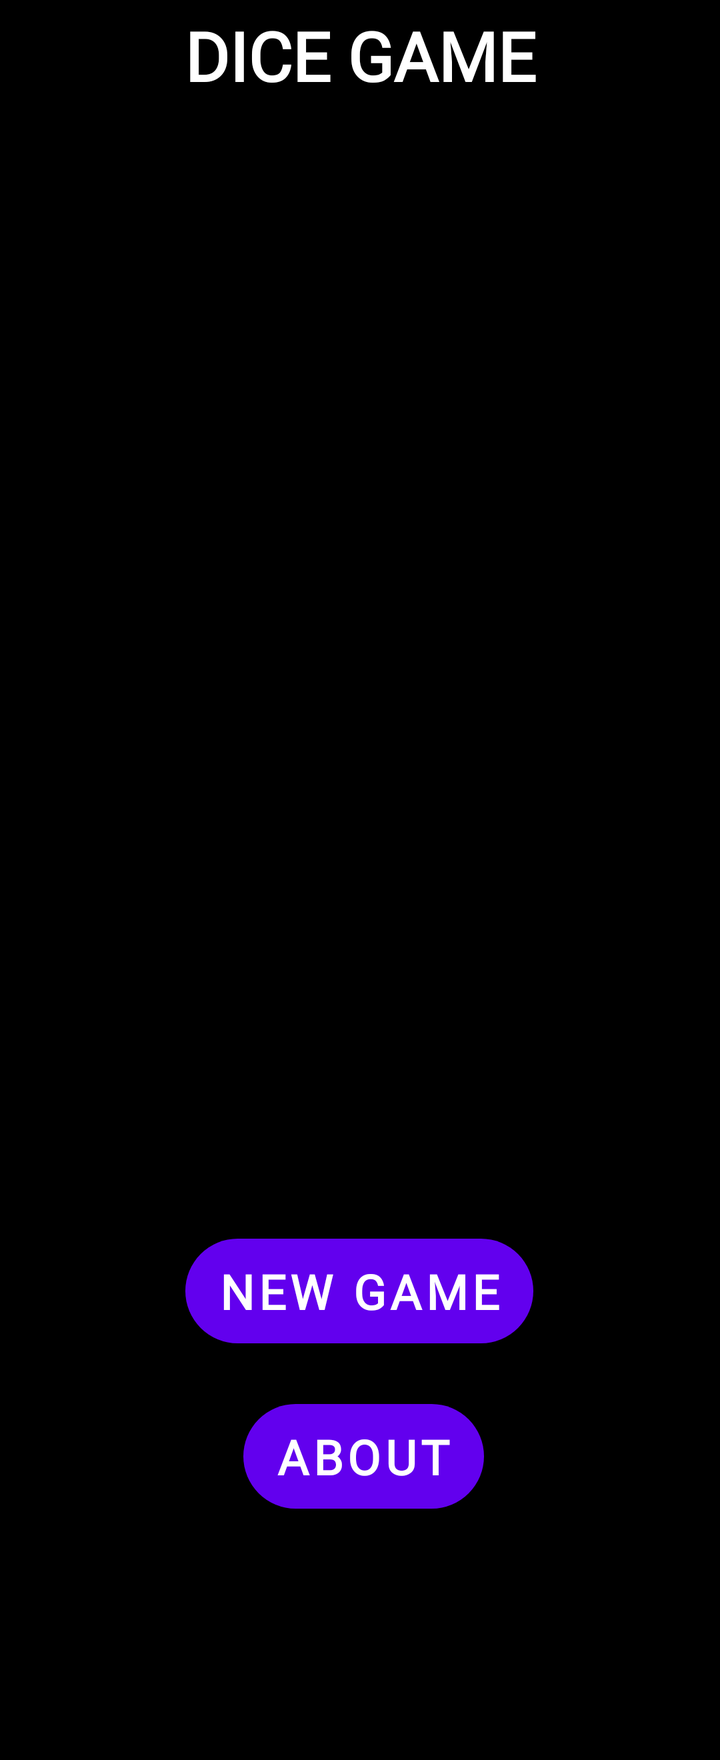
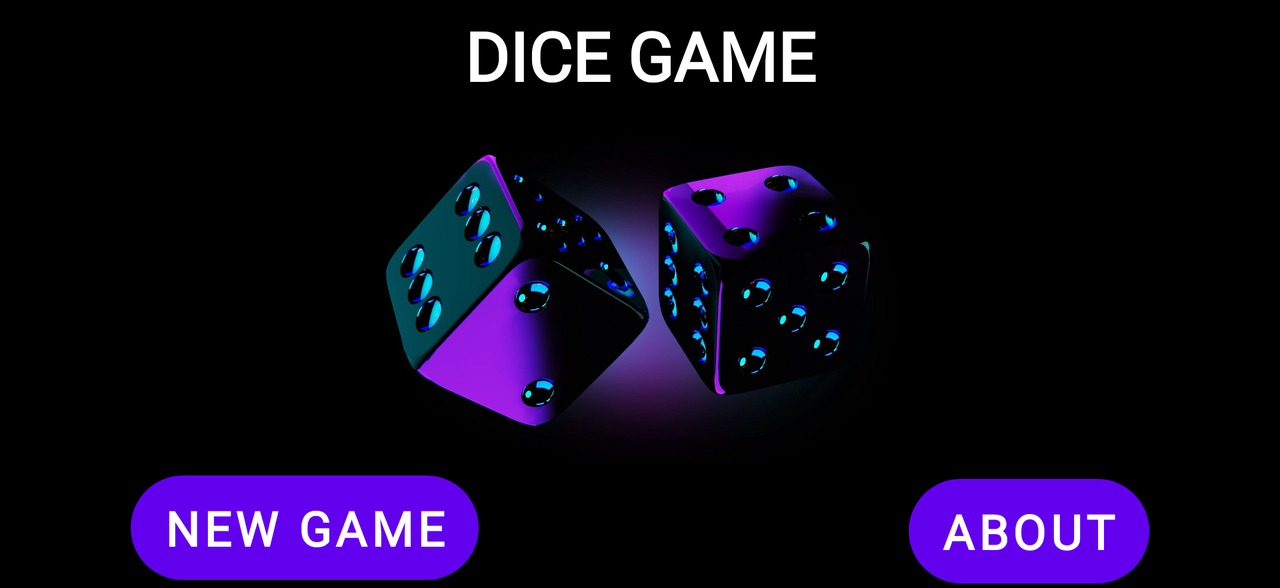

One screen, two layout resources from the same app: the default and the repository's alternative for another configuration. Each is rendered where Android would select it; the XML of both is given below.
<!-- AndroidManifest.xml: application theme Theme.Mobile_course_work -->
<!-- res/layout/activity_main.xml -->
<?xml version="1.0" encoding="utf-8"?>
<ScrollView xmlns:android="http://schemas.android.com/apk/res/android"
    xmlns:app="http://schemas.android.com/apk/res-auto"
    xmlns:tools="http://schemas.android.com/tools"
    android:layout_width="match_parent"
    android:layout_height="wrap_content"
    android:foregroundTint="#009688"
    tools:context=".MainActivity"
    tools:layout_editor_absoluteX="0dp"
    tools:layout_editor_absoluteY="-19dp">

<androidx.constraintlayout.widget.ConstraintLayout
    android:layout_width="match_parent"
    android:layout_height="wrap_content"
    android:background="@color/black">

    <ImageView
        android:id="@+id/imageView"
        android:layout_width="412dp"
        android:layout_height="557dp"
        app:layout_constraintBottom_toBottomOf="parent"
        app:layout_constraintEnd_toEndOf="parent"
        app:layout_constraintStart_toStartOf="parent"
        app:layout_constraintTop_toTopOf="parent"
        app:layout_constraintVertical_bias="0.193"
        app:srcCompat="@drawable/peakpx" />

    <TextView
        android:id="@+id/textView"
        android:layout_width="wrap_content"
        android:layout_height="wrap_content"
        android:layout_marginStart="20dp"
        android:layout_marginTop="5dp"
        android:layout_marginEnd="20dp"
        android:layout_marginBottom="12dp"
        android:fontFamily="@font/spicy_rice"
        android:text="@string/dice_head"
        android:textAllCaps="true"
        android:textColor="#FFFFFF"
        android:textSize="34sp"
        android:textStyle="bold"
        app:layout_constraintBottom_toTopOf="@+id/imageView"
        app:layout_constraintEnd_toEndOf="parent"
        app:layout_constraintStart_toStartOf="parent"
        app:layout_constraintTop_toTopOf="parent"
        app:layout_constraintVertical_bias="0.0" />

    <Button
        android:id="@+id/newgame"
        android:layout_width="wrap_content"
        android:layout_height="wrap_content"
        android:layout_marginStart="20dp"
        android:layout_marginEnd="20dp"
        android:layout_marginBottom="5dp"
        android:fontFamily="@font/spicy_rice"
        android:text="@string/new_game"
        android:textSize="24sp"
        android:textStyle="bold"
        android:background="@drawable/rounded_button"
        app:layout_constraintBottom_toBottomOf="parent"
        app:layout_constraintEnd_toEndOf="parent"
        app:layout_constraintHorizontal_bias="0.498"
        app:layout_constraintStart_toStartOf="parent"
        app:layout_constraintTop_toBottomOf="@+id/imageView"
        app:layout_constraintVertical_bias="0.0" />

    <Button
        android:id="@+id/about"
        android:layout_width="wrap_content"
        android:layout_height="wrap_content"
        android:layout_marginStart="158dp"
        android:layout_marginTop="5dp"
        android:layout_marginEnd="159dp"
        android:layout_marginBottom="50dp"
        android:fontFamily="@font/spicy_rice"
        android:text="@string/about"
        android:textAllCaps="true"
        android:textSize="24sp"
        android:textStyle="bold"
        android:background="@drawable/rounded_button"
        app:layout_constraintBottom_toBottomOf="parent"
        app:layout_constraintEnd_toEndOf="parent"
        app:layout_constraintHorizontal_bias="0.47"
        app:layout_constraintStart_toStartOf="parent"
        app:layout_constraintTop_toBottomOf="@+id/newgame"
        app:layout_constraintVertical_bias="0.25" />
</androidx.constraintlayout.widget.ConstraintLayout>

    </ScrollView>
<!-- resources referenced by this layout -->
<resources>
  <color name="black">#FF000000</color>
  <!-- drawable rounded_button (drawable) -->
  <shape xmlns:android="http://schemas.android.com/apk/res/android"
      android:shape="rectangle">
      <corners android:radius="100sp" />
      <solid android:color="#FFEB3B" />
  </shape>
  <string name="about">About</string>
  <string name="dice_head">dice game</string>
  <string name="new_game">New Game</string>
  <style name="Theme.Mobile_course_work" parent="Theme.MaterialComponents.DayNight.DarkActionBar">
          
          <item name="colorPrimary">@color/purple_500</item>
          <item name="colorPrimaryVariant">@color/purple_700</item>
          <item name="colorOnPrimary">@color/white</item>
          
          <item name="colorSecondary">@color/teal_200</item>
          <item name="colorSecondaryVariant">@color/teal_700</item>
          <item name="colorOnSecondary">@color/black</item>
          
          <item name="android:statusBarColor">?attr/colorPrimaryVariant</item>
          
      </style>
  <color name="purple_500">#FF6200EE</color>
  <color name="purple_700">#FF3700B3</color>
  <color name="white">#FFFFFFFF</color>
  <color name="teal_200">#FF03DAC5</color>
  <color name="teal_700">#FF018786</color>
</resources>
<!-- res/layout-land/activity_main.xml (the repository's variant of the layout above) -->
<!-- drawn on the phone turned sideways -->
<?xml version="1.0" encoding="utf-8"?>
<ScrollView xmlns:android="http://schemas.android.com/apk/res/android"
    xmlns:app="http://schemas.android.com/apk/res-auto"
    xmlns:tools="http://schemas.android.com/tools"
    android:layout_width="match_parent"
    android:layout_height="wrap_content"
    android:foregroundTint="#009688"
    tools:context=".MainActivity"
    tools:layout_editor_absoluteX="0dp"
    tools:layout_editor_absoluteY="-19dp">

    <androidx.constraintlayout.widget.ConstraintLayout
        android:layout_width="match_parent"
        android:layout_height="wrap_content"
        android:background="@color/black">

        <ImageView
            android:id="@+id/imageView"
            android:layout_width="884dp"
            android:layout_height="173dp"
            android:layout_marginTop="60dp"
            android:layout_marginBottom="5dp"
            app:layout_constraintBottom_toTopOf="@+id/newgame"
            app:layout_constraintEnd_toEndOf="parent"
            app:layout_constraintStart_toStartOf="parent"
            app:layout_constraintTop_toTopOf="parent"
            app:srcCompat="@drawable/peakpxcop" />

        <TextView
            android:id="@+id/textView"
            android:layout_width="wrap_content"
            android:layout_height="wrap_content"
            android:layout_marginStart="20dp"
            android:layout_marginTop="5dp"
            android:layout_marginEnd="20dp"
            android:layout_marginBottom="5dp"
            android:fontFamily="@font/spicy_rice"
            android:text="@string/dice_head"
            android:textAllCaps="true"
            android:textColor="#FFFFFF"
            android:textSize="34sp"
            android:textStyle="bold"
            app:layout_constraintBottom_toTopOf="@+id/imageView"
            app:layout_constraintEnd_toEndOf="parent"
            app:layout_constraintStart_toStartOf="parent"
            app:layout_constraintTop_toTopOf="parent"
            app:layout_constraintVertical_bias="0.0" />

        <Button
            android:id="@+id/newgame"
            android:layout_width="wrap_content"
            android:layout_height="wrap_content"
            android:layout_marginStart="50dp"
            android:layout_marginEnd="100dp"
            android:layout_marginBottom="4dp"
            android:background="@drawable/rounded_button"
            android:fontFamily="@font/spicy_rice"
            android:text="@string/new_game"
            android:textSize="24sp"
            android:textStyle="bold"
            app:layout_constraintBottom_toBottomOf="parent"
            app:layout_constraintEnd_toStartOf="@+id/about"
            app:layout_constraintStart_toStartOf="parent"
            app:layout_constraintTop_toBottomOf="@+id/imageView" />

        <Button
            android:id="@+id/about"
            android:layout_width="wrap_content"
            android:layout_height="wrap_content"
            android:layout_marginStart="100dp"
            android:layout_marginTop="5dp"
            android:layout_marginEnd="50dp"
            android:layout_marginBottom="1dp"
            android:background="@drawable/rounded_button"
            android:fontFamily="@font/spicy_rice"
            android:text="@string/about"
            android:textAllCaps="true"
            android:textSize="24sp"
            android:textStyle="bold"
            app:layout_constraintBottom_toBottomOf="parent"
            app:layout_constraintEnd_toEndOf="parent"
            app:layout_constraintStart_toEndOf="@+id/newgame"
            app:layout_constraintTop_toBottomOf="@+id/imageView" />
    </androidx.constraintlayout.widget.ConstraintLayout>

    </ScrollView>
<!-- resources referenced by the variant -->
<!-- as the phone turned sideways resolves them -->
<resources>
  <color name="black">#FF000000</color>
  <!-- drawable peakpxcop: jpg bitmap (drawable, 199425 bytes) -->
  <!-- drawable rounded_button (drawable) -->
  <shape xmlns:android="http://schemas.android.com/apk/res/android"
      android:shape="rectangle">
      <corners android:radius="100sp" />
      <solid android:color="#FFEB3B" />
  </shape>
  <string name="about">About</string>
  <string name="dice_head">dice game</string>
  <string name="new_game">New Game</string>
  <style name="Theme.Mobile_course_work" parent="Theme.MaterialComponents.DayNight.DarkActionBar">
          
          <item name="colorPrimary">@color/purple_500</item>
          <item name="colorPrimaryVariant">@color/purple_700</item>
          <item name="colorOnPrimary">@color/white</item>
          
          <item name="colorSecondary">@color/teal_200</item>
          <item name="colorSecondaryVariant">@color/teal_700</item>
          <item name="colorOnSecondary">@color/black</item>
          
          <item name="android:statusBarColor">?attr/colorPrimaryVariant</item>
          
      </style>
  <color name="purple_500">#FF6200EE</color>
  <color name="purple_700">#FF3700B3</color>
  <color name="white">#FFFFFFFF</color>
  <color name="teal_200">#FF03DAC5</color>
  <color name="teal_700">#FF018786</color>
</resources>
